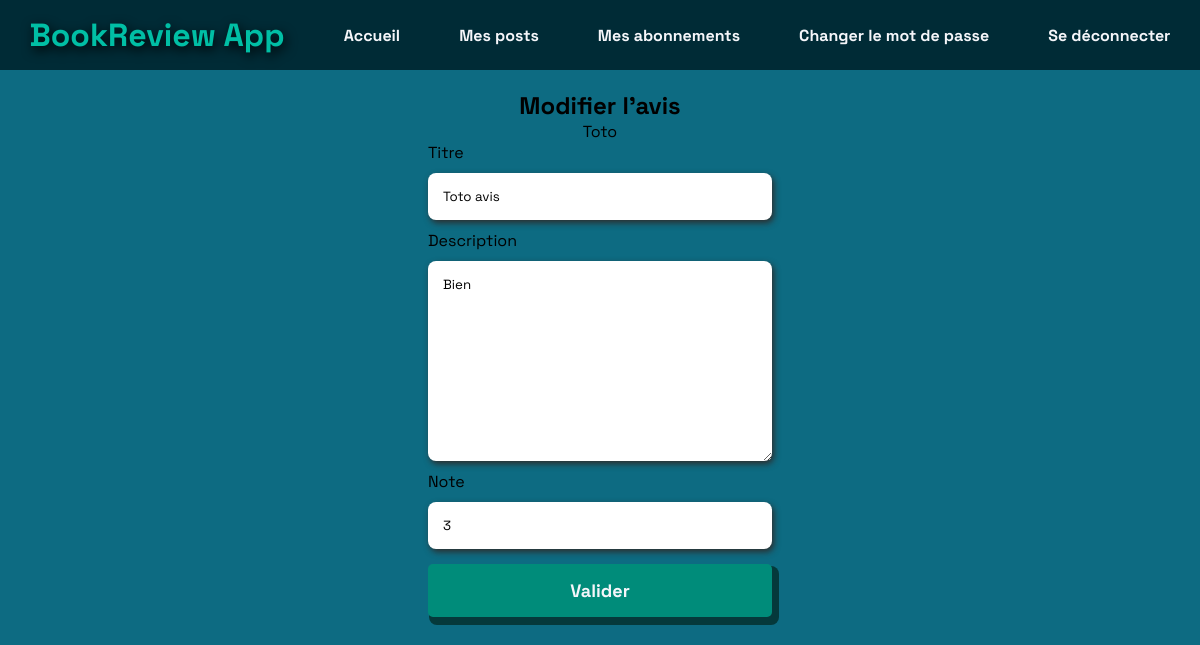
/review/1/update (signed in), run on the app's committed database.
### review/models.py (models this page shows, shortened)
class Ticket(models.Model):
    title = models.CharField(max_length=128)
    description = models.TextField(max_length=2048, blank=True)
    user = models.ForeignKey(settings.AUTH_USER_MODEL, on_delete=models.CASCADE)
    image = models.ImageField(null=True, blank=True)
    date_created = models.DateTimeField(auto_now_add=True)
    IMAGE_MAX_SIZE = (300, 600)

class Review(models.Model):
    ticket = models.ForeignKey(to=Ticket, on_delete=models.CASCADE)
    rating = models.PositiveSmallIntegerField(validators=[MinValueValidator(0), MaxValueValidator(5)])
    headline = models.CharField(max_length=128)
    body = models.TextField(max_length=8192, blank=True)
    user = models.ForeignKey(settings.AUTH_USER_MODEL, on_delete=models.CASCADE)
    date_created = models.DateTimeField(auto_now_add=True)

### review/views.py (the view, shortened to what this page needs)
# urls.py: path('review/<int:review_id>/update', login_required(review.views.ReviewUpdate.as_view()), name='review-update'),
class ReviewUpdate(View):
    review_form_class = forms.ReviewForm
    def get(self, request, review_id):
        ticket = get_object_or_404(Ticket, review__pk=review_id)
        review = get_object_or_404(Review, id=review_id)
        review_form = self.review_form_class(instance=review)
        if request.user != review.user:
            return redirect('tickets_reviews_feed')
        context = {
            "ticket": ticket,
            "review_form": review_form,
        }
        return render(request, 'review/review_update.html', context)

### review/forms.py
class ReviewForm(forms.ModelForm):
    def __init__(self, *args, **kwargs):
        super().__init__(*args, **kwargs)
        self.fields['headline'].widget.attrs.update({'class': 'input_headline', "placeholder": " "})
        self.fields['headline'].label = "Titre"
        self.fields['body'].widget.attrs.update({'class': 'input_body', "placeholder": " "})
        self.fields['body'].label = "Description"
        self.fields['rating'].widget.attrs.update({'class': 'input_rating'})
        self.fields['rating'].label = "Note"
    class Meta:
        model = Review
        fields = ['headline', 'body', 'rating']

### review/templates/review/review_update.html (shortened to what this page needs)
{% extends "base.html" %}
{% load static %}
{% block statics %}
    <link rel="stylesheet" type="text/css" href="{% static 'review/styles.css' %}?{% now "U" %}">
{% endblock %}
{% block content %}
    <div class="bloc-form-container">
    <h2 class="title-form">Modifier l'avis</h2>
        <p>{{ ticket.title }}</p>
        <form method="post" enctype="multipart/form-data">
            <div class="input-field">
                <label class="input-label" for="headline">{{ review_form.headline.label }}</label>
                {{ review_form.headline }}
            </div>
            <div class="input-field">
                <label class="input-label" for="body">{{ review_form.body.label }}</label>
                {{ review_form.body }}
            </div>
            <div class="input-field">
                <label class="input-label" for="rating">{{ review_form.rating.label }}</label>
                {{ review_form.rating }}
            </div>
            <button type="submit" class="btn-validate">Valider</button>
        </form>
    </div>
{% endblock %}

### static/base/styles.css (style rules this page uses)
* { margin: 0; padding: 0; box-sizing: border-box; -webkit-font-smoothing: antialiased; font-family: 'Space Grotesk', sans-serif; }

### review/static/review/styles.css (style rules this page uses)
body { background-color: #0D6B82; }
.btn-ticket, .btn-to-follow, .btn-followed, .btn-validate { width: 150px; padding: 15px; background: rgba(0, 140, 122, 1); border-radius: 5px; margin: 5px 0; box-shadow: 4px 5px 0 3px #05393b; border: none; cursor: pointer; transition: all 0.2s linear; color: #f5f6fa; font-weight: 900; font-size: 18px; position: relative; top: 0; left: 0; }
.bloc-form-container { display: flex; flex-direction: column; align-items: center; margin: 20px 0; }
.input-field { display: flex; flex-direction: column; }
.btn-validate { width: 100%; }
.title-form { text-align: center; }
.input_headline, .input_body, .input_rating { padding: 15px; border-radius: 8px; border: none; box-shadow: 2px 3px 6px 0 #2e2d2d; margin: 10px 0; }

### data on the page
Ticket: title "Toto"
Review: headline "Toto avis", body "Bien", rating "3"

### other printed values
{{ review_form.headline.label }} "Titre"
{{ review_form.body.label }} "Description"
{{ review_form.rating.label }} "Note"
